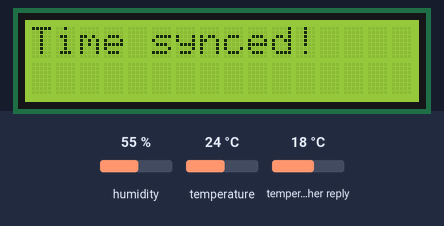
Simulated run of this sketch. Board: ESP32. Parts: 16×2 character LCD. The inputs (shaded band) are chosen by the test bench; at power-on: humidity 55 %, temperature 24 °C, temperature in the weather reply 18 °C. WiFi joins after 1.5 s; servers stay silent unless stated; network time is answered at once with the bench clock; the local clock reads 2024-03-15 10:24:30 at power-on unless the sketch sets it; web services answer with replies made up by the test bench; what the sketch prints to the serial monitor is not drawn.

Above: at 7.2 s.
At 12.4 s:
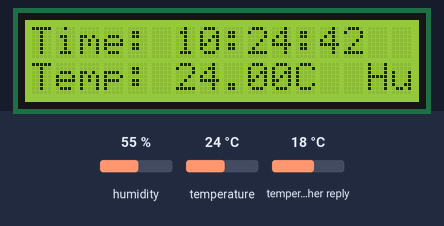
At 22.7 s:
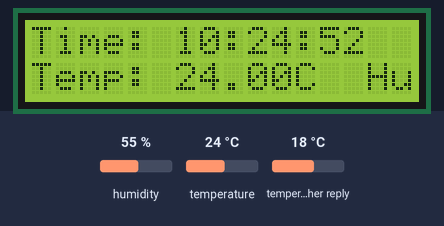
At 33.0 s:
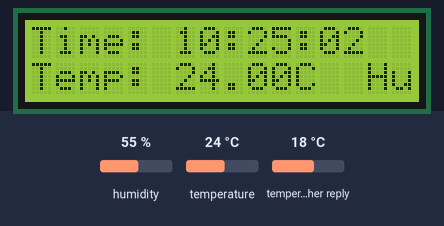

Measured:
- what the display in image 0 shows lasts 5.3 s, from 7.1 s to 12.4 s
- what the display in image 1 shows lasts 10.3 s, from 12.4 s to 22.7 s

The sketch:

code.ino
```cpp
#include <WiFi.h>
#include <WiFiUdp.h>
#include <NTPClient.h>
#include <Wire.h>
#include <LiquidCrystal_I2C.h>
#include <Adafruit_Sensor.h>
#include <DHT.h>
#include <HTTPClient.h>
#include <ArduinoJson.h>

#define DHTPIN 2
#define DHTTYPE DHT11

const char* ssid = "Your_SSID";
const char* password = "Your_PASSWORD";
const char* ntpServer = "pool.ntp.org";
const long gmtOffset_sec = 3600;
const int daylightOffset_sec = 3600;

const String openWeatherMapApiKey = "YOUR_OPENWEATHERMAP_API_KEY";
const String openWeatherMapLocation = "YOUR_LOCATION";
const String openWeatherMapUrl = "http://api.openweathermap.org/data/2.5/weather?q=" + openWeatherMapLocation + "&appid=" + openWeatherMapApiKey + "&units=metric";

WiFiUDP ntpUDP;
NTPClient timeClient(ntpUDP, ntpServer, gmtOffset_sec, daylightOffset_sec);
DHT dht(DHTPIN, DHTTYPE);
LiquidCrystal_I2C lcd(0x27, 16, 2);

void setup() {
  Serial.begin(9600);
  delay(5000);
  WiFi.begin(ssid, password);
  while (WiFi.status() != WL_CONNECTED) {
    delay(1000);
    Serial.println("Connecting to WiFi...");
  }
  Serial.println("Connected to WiFi!");
  timeClient.begin();
  dht.begin();
  lcd.init();
  lcd.backlight();
  lcd.clear();
  lcd.setCursor(0,0);
  lcd.print("Syncing time...");
  while(!timeClient.update()) {
    timeClient.forceUpdate();
  }
  lcd.clear();
  lcd.print("Time synced!");
  delay(5000);
}

void loop() {
  float temperature = dht.readTemperature();
  float humidity = dht.readHumidity();
  String currentTime = timeClient.getFormattedTime();
  String currentWeather = getCurrentWeather();
  lcd.clear();
  lcd.setCursor(0, 0);
  lcd.print("Time: " + currentTime);
  lcd.setCursor(0, 1);
  lcd.print("Temp: " + String(temperature) + "C  Hum: " + String(humidity) + "%");
  delay(10000);
}

String getCurrentWeather() {
  HTTPClient http;
  http.begin(openWeatherMapUrl);
  int httpResponseCode = http.GET();
  String payload = "{}";
  if (httpResponseCode > 0) {
    payload = http.getString();
  }
  http.end();
  DynamicJsonDocument doc(1024);
  deserializeJson(doc, payload);
  JsonObject main = doc["main"];
  float temperature = main["temp"];
  int humidity = main["humidity"];
  return "Temp: " + String(temperature) + "C  Humidity: " + String(humidity) + "%";
}
```
